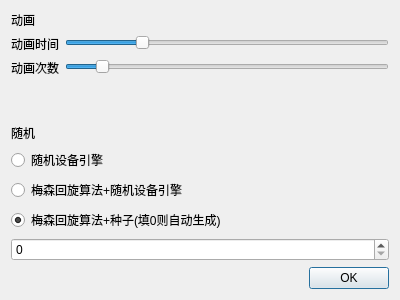
<?xml version="1.0" encoding="UTF-8"?>
<ui version="4.0">
 <class>SettingMenu</class>
 <widget class="QDialog" name="SettingMenu">
  <property name="geometry">
   <rect>
    <x>0</x>
    <y>0</y>
    <width>400</width>
    <height>300</height>
   </rect>
  </property>
  <property name="windowTitle">
   <string>设置</string>
  </property>
  <property name="windowIcon">
   <iconset theme="applications-system"/>
  </property>
  <layout class="QVBoxLayout" name="verticalLayout">
   <item>
    <widget class="QLabel" name="label_3">
     <property name="sizePolicy">
      <sizepolicy hsizetype="Preferred" vsizetype="Fixed">
       <horstretch>0</horstretch>
       <verstretch>0</verstretch>
      </sizepolicy>
     </property>
     <property name="text">
      <string>动画</string>
     </property>
    </widget>
   </item>
   <item>
    <layout class="QFormLayout" name="formLayout">
     <item row="0" column="0">
      <widget class="QLabel" name="label">
       <property name="text">
        <string>动画时间</string>
       </property>
      </widget>
     </item>
     <item row="0" column="1">
      <widget class="QSlider" name="animationTime">
       <property name="sizePolicy">
        <sizepolicy hsizetype="Preferred" vsizetype="Fixed">
         <horstretch>0</horstretch>
         <verstretch>0</verstretch>
        </sizepolicy>
       </property>
       <property name="minimum">
        <number>8</number>
       </property>
       <property name="maximum">
        <number>256</number>
       </property>
       <property name="singleStep">
        <number>2</number>
       </property>
       <property name="pageStep">
        <number>16</number>
       </property>
       <property name="value">
        <number>64</number>
       </property>
       <property name="orientation">
        <enum>Qt::Horizontal</enum>
       </property>
      </widget>
     </item>
     <item row="1" column="0">
      <widget class="QLabel" name="label_2">
       <property name="text">
        <string>动画次数</string>
       </property>
      </widget>
     </item>
     <item row="1" column="1">
      <widget class="QSlider" name="animationCnt">
       <property name="sizePolicy">
        <sizepolicy hsizetype="Preferred" vsizetype="Fixed">
         <horstretch>0</horstretch>
         <verstretch>0</verstretch>
        </sizepolicy>
       </property>
       <property name="minimum">
        <number>8</number>
       </property>
       <property name="maximum">
        <number>256</number>
       </property>
       <property name="singleStep">
        <number>2</number>
       </property>
       <property name="pageStep">
        <number>16</number>
       </property>
       <property name="value">
        <number>32</number>
       </property>
       <property name="orientation">
        <enum>Qt::Horizontal</enum>
       </property>
      </widget>
     </item>
    </layout>
   </item>
   <item>
    <widget class="QLabel" name="label_4">
     <property name="sizePolicy">
      <sizepolicy hsizetype="Preferred" vsizetype="Fixed">
       <horstretch>0</horstretch>
       <verstretch>0</verstretch>
      </sizepolicy>
     </property>
     <property name="text">
      <string>随机</string>
     </property>
    </widget>
   </item>
   <item>
    <layout class="QVBoxLayout" name="verticalLayout_2">
     <item>
      <widget class="QRadioButton" name="randDev">
       <property name="text">
        <string>随机设备引擎</string>
       </property>
       <property name="checked">
        <bool>false</bool>
       </property>
      </widget>
     </item>
     <item>
      <widget class="QRadioButton" name="randDevMt">
       <property name="text">
        <string>梅森回旋算法+随机设备引擎</string>
       </property>
      </widget>
     </item>
     <item>
      <widget class="QRadioButton" name="MtSeed">
       <property name="text">
        <string>梅森回旋算法+种子(填0则自动生成)</string>
       </property>
       <property name="checked">
        <bool>true</bool>
       </property>
      </widget>
     </item>
     <item>
      <widget class="QSpinBox" name="EnterSeed">
       <property name="minimum">
        <number>0</number>
       </property>
       <property name="maximum">
        <number>2148174</number>
       </property>
       <property name="singleStep">
        <number>2</number>
       </property>
       <property name="value">
        <number>0</number>
       </property>
      </widget>
     </item>
    </layout>
   </item>
   <item>
    <widget class="QDialogButtonBox" name="buttonBox">
     <property name="orientation">
      <enum>Qt::Horizontal</enum>
     </property>
     <property name="standardButtons">
      <set>QDialogButtonBox::Ok</set>
     </property>
    </widget>
   </item>
  </layout>
 </widget>
 <resources/>
 <connections>
  <connection>
   <sender>buttonBox</sender>
   <signal>accepted()</signal>
   <receiver>SettingMenu</receiver>
   <slot>accept()</slot>
   <hints>
    <hint type="sourcelabel">
     <x>227</x>
     <y>278</y>
    </hint>
    <hint type="destinationlabel">
     <x>157</x>
     <y>274</y>
    </hint>
   </hints>
  </connection>
  <connection>
   <sender>buttonBox</sender>
   <signal>rejected()</signal>
   <receiver>SettingMenu</receiver>
   <slot>reject()</slot>
   <hints>
    <hint type="sourcelabel">
     <x>295</x>
     <y>284</y>
    </hint>
    <hint type="destinationlabel">
     <x>286</x>
     <y>274</y>
    </hint>
   </hints>
  </connection>
 </connections>
</ui>
